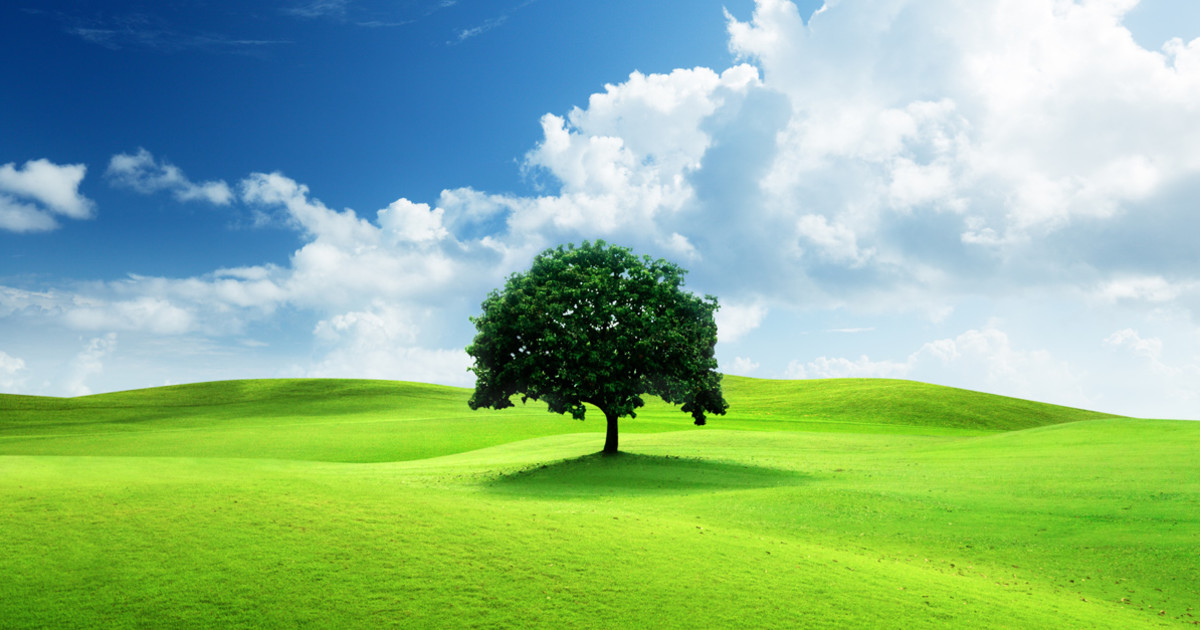
#> input picture nature.jpg, 1200 x 630 px, found by its file name
$ python 21.py
#> lines starting #> are read from the running program, lines starting #| are printed output that depends on the picture
import cv2
import numpy as np
from scipy.ndimage import convolve, median_filter
import matplotlib.pyplot as plt

def add_salt_and_pepper_noise(image, salt_prob, pepper_prob):

    noisy_image = image.copy()
    total_pixels = image.size

    # Salt noise
    num_salt = np.ceil(salt_prob * total_pixels)
    salt_coords = [np.random.randint(0, i-1, int(num_salt)) for i in image.shape]
    noisy_image[salt_coords[0], salt_coords[1]] = 255

    # Pepper noise
    num_pepper = np.ceil(pepper_prob * total_pixels)
    pepper_coords = [np.random.randint(0, i-1, int(num_pepper)) for i in image.shape]
    noisy_image[pepper_coords[0], pepper_coords[1]] = 0

    return noisy_image

def apply_box_filter(image, size):

    mask = np.ones((size, size), dtype=np.float32) / (size * size)
    return convolve(image, mask, mode='reflect')

def apply_median_filter(image, size):

    return median_filter(image, size=size)

def display_results(original, noisy, box_filtered_3x3, box_filtered_5x5, median_filtered, title):

    plt.figure(figsize=(12, 8))

    plt.subplot(2, 3, 1)
    plt.imshow(original, cmap='gray')
    plt.title('Original Image')
    plt.axis('off')

    plt.subplot(2, 3, 2)
    plt.imshow(noisy, cmap='gray')
    plt.title('Noisy Image')
    plt.axis('off')

    plt.subplot(2, 3, 3)
    plt.imshow(box_filtered_3x3, cmap='gray')
    plt.title('Box Filter 3x3')
    plt.axis('off')

    plt.subplot(2, 3, 4)
    plt.imshow(box_filtered_5x5, cmap='gray')
    plt.title('Box Filter 5x5')
    plt.axis('off')

    plt.subplot(2, 3, 5)
    plt.imshow(median_filtered, cmap='gray')
    plt.title('Median Filter')
    plt.axis('off')

    plt.tight_layout()
    plt.show()

def main():
    # Load the grayscale image
    image_path = 'P:\\PCA2_10071023015\\nature.jpg'  # Change this to your image file path
    image = cv2.imread(image_path, cv2.IMREAD_GRAYSCALE)
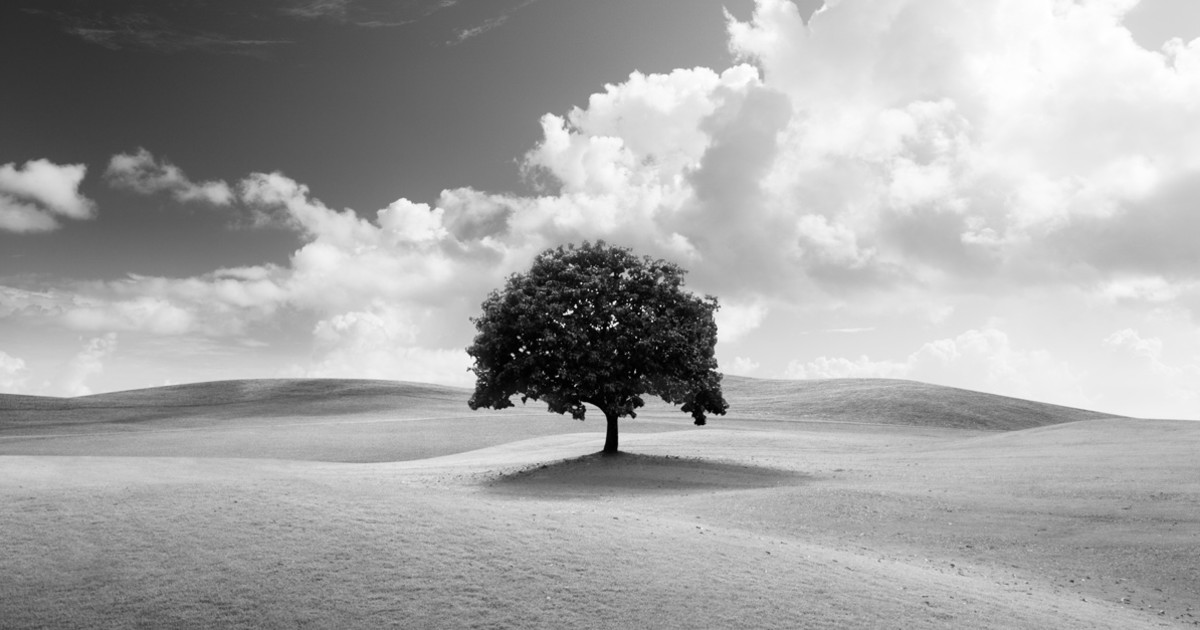
#> image: shape (630, 1200); min 0, max 255, mean 165.3

    if image is None:
        print(f"Error loading image from path: {image_path}")
        return

    # Add salt and pepper noise
    noisy_image = add_salt_and_pepper_noise(image, salt_prob=0.01, pepper_prob=0.01)
#> in add_salt_and_pepper_noise, `noisy_image[pepper_coords[0], pepper_coords[1]] = 0`:
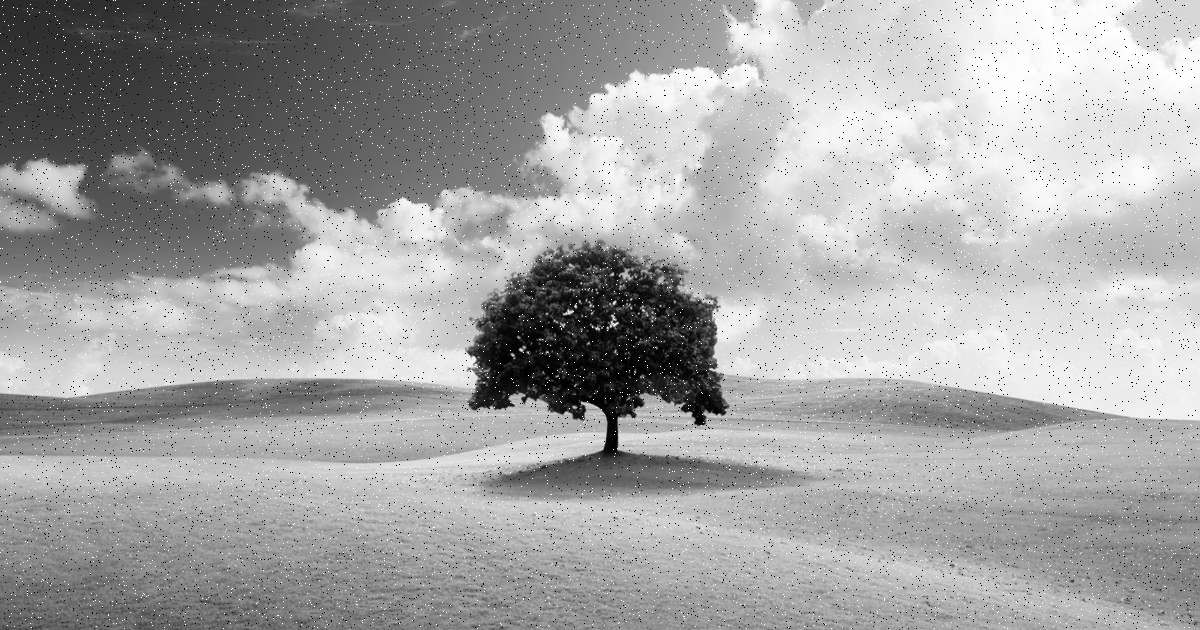
#> noisy_image: shape (630, 1200); min 0, max 255, mean 164.5

    # Apply filters
    box_filtered_3x3 = apply_box_filter(noisy_image, size=3)
    box_filtered_5x5 = apply_box_filter(noisy_image, size=5)
    median_filtered = apply_median_filter(noisy_image, size=3)

    # Display results
    display_results(image, noisy_image, box_filtered_3x3, box_filtered_5x5, median_filtered, 'Salt & Pepper Noise')
#> in display_results, `plt.show()`:
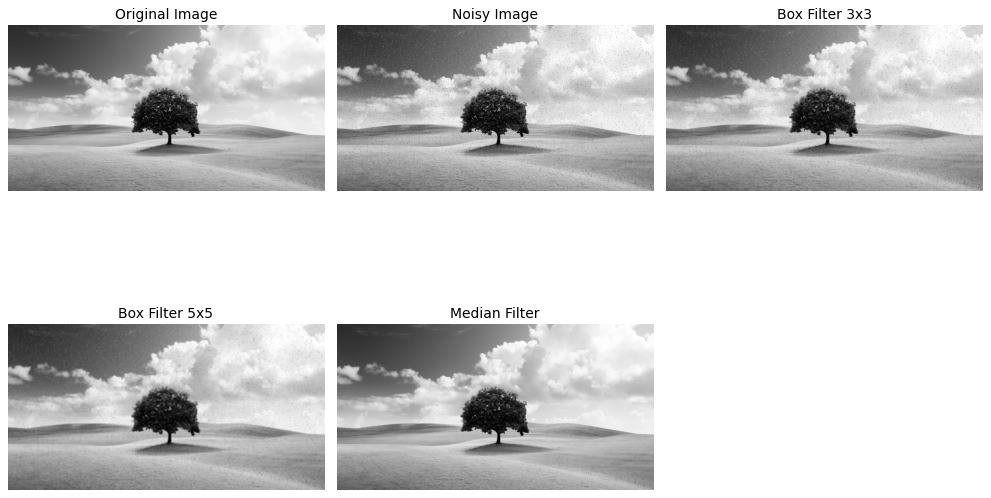
#> figure drawn by matplotlib, 5 panels

if __name__ == "__main__":
    main()

$ run again, with image.jpg copied over nature.jpg
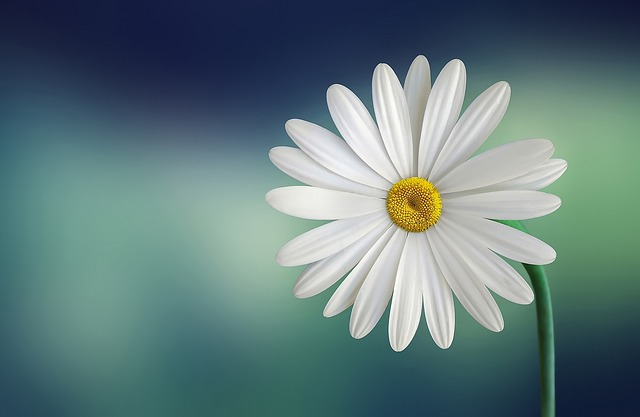
#> input picture image.jpg, 640 x 417 px, found by its file name
#> in main, `image = cv2.imread(image_path, cv2.IMREAD_GRAYSCALE)`:
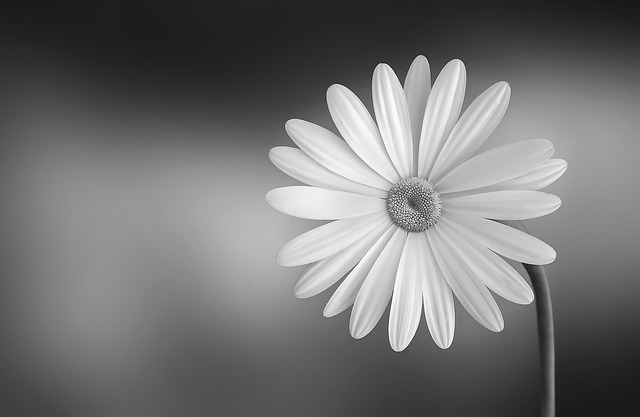
#> image: shape (417, 640); min 11, max 255, mean 115.1
#> in add_salt_and_pepper_noise, `noisy_image[pepper_coords[0], pepper_coords[1]] = 0`:
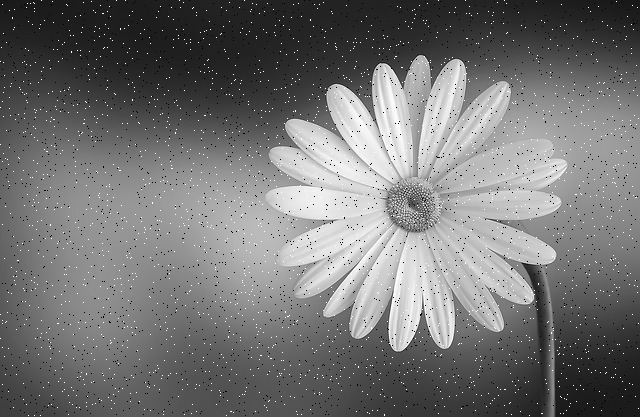
#> noisy_image: shape (417, 640); min 0, max 255, mean 115.3
